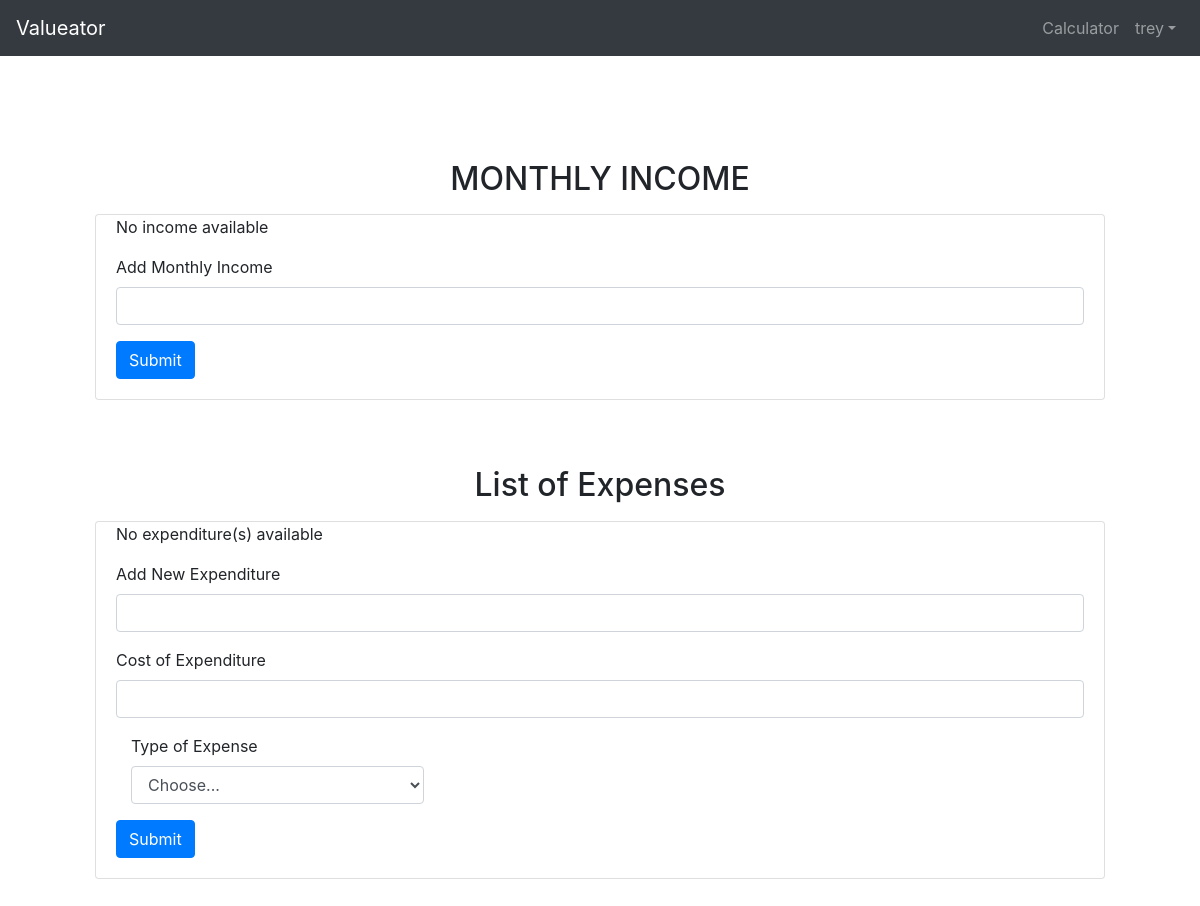
Page /calculator/ (signed in) on the earlier database version.
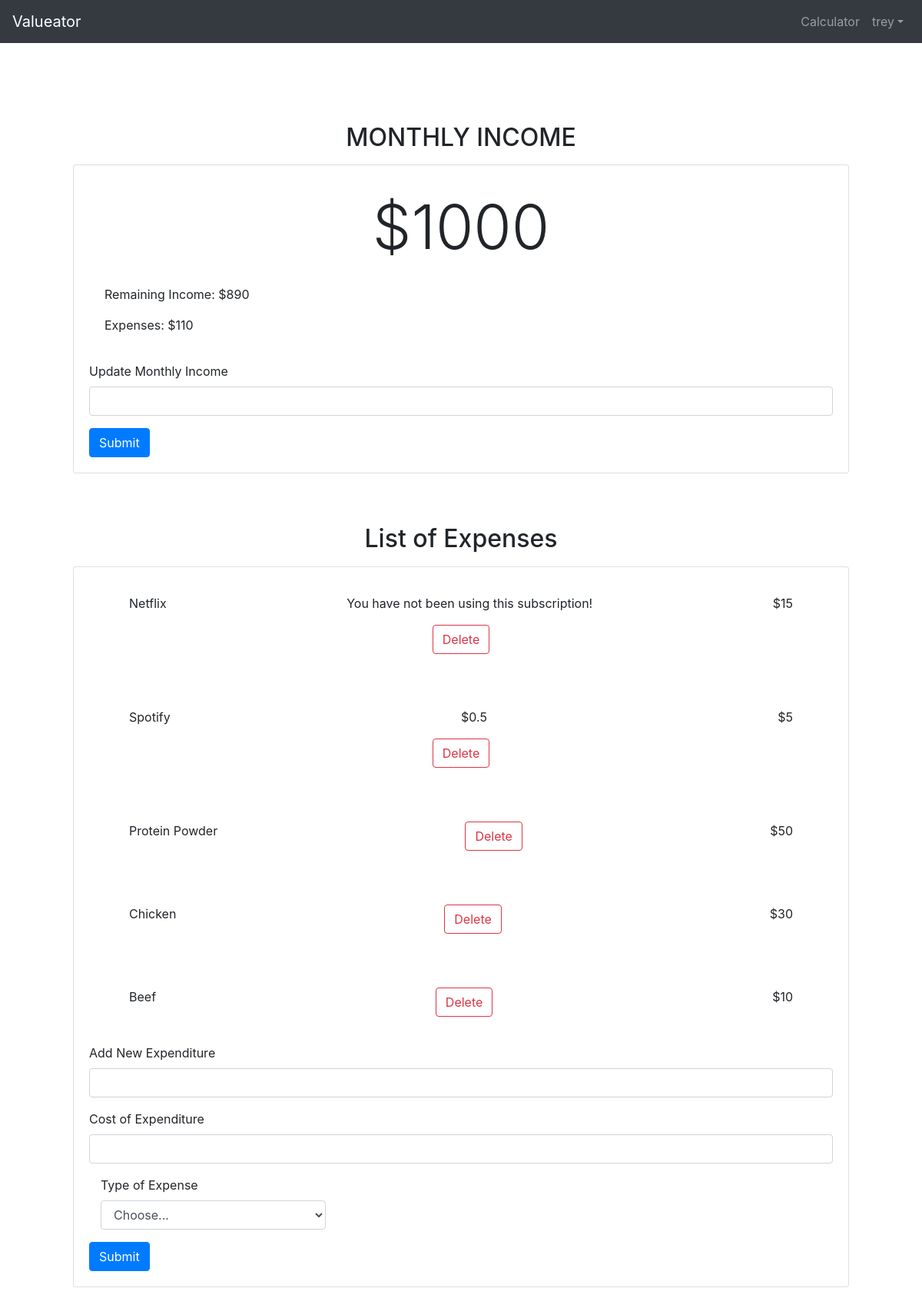
Same page on the later database version.
### Calculator/models.py (models this page shows, shortened)
class Income(models.Model):
    income_text = models.IntegerField(validators=[MinValueValidator(0),MaxValueValidator(1000000)])
    user = models.ForeignKey(settings.AUTH_USER_MODEL, on_delete=models.CASCADE)

class Expenditure(models.Model):
    expenditure_text = models.CharField(max_length=50)
    expenditure_price = models.IntegerField(validators=[MinValueValidator(0),MaxValueValidator(1000000)])
    user = models.ForeignKey(settings.AUTH_USER_MODEL, on_delete=models.CASCADE)
    topic = models.ForeignKey(Topics, on_delete=models.CASCADE, null=True)
    sub_hours = models.IntegerField(validators=[MinValueValidator(0),MaxValueValidator(744)], blank=True, null=True)

### Calculator/views.py (the view)
# urls.py: path('', views.calculator, name='calculator'),
def calculator(request):
    try:
        latest_income_list = Income.objects.get(user = request.user)
        latest_expenditure_list = Expenditure.objects.filter(user = request.user)
        topics_list = Topics.objects.all()
        totalExpenditureCost = 0
        hourly_rate_list = []
        for expense in latest_expenditure_list:
            totalExpenditureCost += expense.expenditure_price
            if expense.topic.topic_text == "Digital Subscription":
                if expense.sub_hours > 0:
                    hourly_rate = expense.expenditure_price/expense.sub_hours
                else:
                    hourly_rate = 0
                hourly_rate_list.append(hourly_rate)
            else:
                hourly_rate_list.append(-1)
        remainingIncome = latest_income_list.income_text - totalExpenditureCost
        fusion = zip(latest_expenditure_list, hourly_rate_list)
        context = {
            'latest_income': latest_income_list,
            'fusion': fusion,
            'topics_list': topics_list,
            'totalExpenditureCost': totalExpenditureCost,
            'remainingIncome': remainingIncome
        }
        print(context)
        return render(request, "Calculator/calculator.html", context)
    except:
        return render(request, "Calculator/calculator.html")

### Calculator/models.py (called while the page is built)
    def __str__(self):
        return self.topic_text

### Calculator/templates/Calculator/calculator.html (shortened to what this page needs)
{% extends 'base.html' %}
{% load static %}
{% block extrahead %}
<link rel="stylesheet" type="text/css" href="{% static 'css/calculator.css' %}">
{% endblock %}
{% block content %}
<div class="page-container" id="page-body">
    {% if user.is_authenticated %}
    <div class='income-section'>
        <h2 class='text-center mb-3'>MONTHLY INCOME</h2>
        <div class='card mb-3'>
        {%if latest_income %}
                <div class='card-body'>
                    <p class='lead'>${{ latest_income.income_text }}</p>
                    <p class='r-income'>Remaining Income: ${{ remainingIncome }}</p>
                    <p class='exp-total'>Expenses: ${{ totalExpenditureCost }}</p>
                </div>
                <form method='POST' action="{% url 'Calculator:addIncome' %}">
                    <div class='form-group'>
                        <label for='add-income'>Update Monthly Income</label>
                        <input class='form-control' id='add-income' name='income_text'>
                    </div>
                    <button type="submit" class="btn btn-primary">Submit</button>
                </form>
        {% else %}
            <p>No income available</p>
            <form method='POST' action="{% url 'Calculator:addIncome' %}">
                <div class='form-group'>
                    <label for='add-income'>Add Monthly Income</label>
                    <input class='form-control' id='add-income' name='income_text'>
                </div>
                <button type="submit" class="btn btn-primary">Submit</button>
            </form>
        {% endif %}
        </div>
    </div>
    <div class='expenditure-list'>
        <h2 class='text-center mb-3'>List of Expenses</h2>
        <div class='card mb-3'>
        {%if fusion %}
            {% for expenditure, hourly in fusion %}
                    <div class='card-body'>
                        <div class='exp-info'>
                            <p class='exp-name'>{{ expenditure.expenditure_text }}</p>
                            <p class='exp-cost'>${{ expenditure.expenditure_price }}</p>
                            {% if hourly > -1 %}
                                {% if hourly == 0 %}
                                    <p>You have not been using this subscription!</p>
                                {% else %}
                                    <p>${{hourly}}</p>
                                {% endif %}
                            {% endif %}
                            <form method='POST' action="{% url 'Calculator:deleteExpenditure' expenditure.id %}">
                                <button type="submit" class="btn btn-outline-danger">Delete</button>
                            </form>
                        </div>
                    </div>
            {% endfor %}
            <form method='POST' action="{% url 'Calculator:addExpenditure' %}">
                <div class='form-group'>
                    <label for='add-expenditure'>Add New Expenditure</label>
                    <input class='form-control' id='add-expenditure' name='expenditure_text'>
                </div>
                <div class='form-group'>
                    <label for='add-expenditure-price'>Cost of Expenditure</label>
                    <input class='form-control' id='add-expenditure-price' name='expenditure_price'>
                </div>
                <div class="form-group col-md-4">
                    <div id="exp-type">
                        <label for="topic_text">Type of Expense</label>
                        <select id="topic_text" class="form-control" name="topic_text">
                        <option selected>Choose...</option>
                        </select>
                    </div>
                </div>
                <button type="submit" class="btn btn-primary">Submit</button>
            </form>
        {% else %}
            <p>No expenditure(s) available</p>
            <form method='POST' action="{% url 'Calculator:addExpenditure' %}">
                <div class='form-group'>
                    <label for='add-expenditure'>Add New Expenditure</label>
                    <input class='form-control' id='add-expenditure' name='expenditure_text'>
                </div>
                <div class='form-group'>
                    <label for='add-expenditure-price'>Cost of Expenditure</label>
                    <input class='form-control' id='add-expenditure-price' name='expenditure_price'>
                </div>
                <div class="form-group col-md-4">
                    <div id="exp-type">
                    <label for="topic_text">Type of Expense</label>
                    <select id="topic_text" class="form-control" name="topic_text">
                      <option selected>Choose...</option>
                    </select>
                    </div>
                </div>
                <button type="submit" class="btn btn-primary">Submit</button>
            </form>
        {% endif %}
        </div>
    </div>
    {% else %}
    <h1>You must login to be able to use the calculator</h1>
    {% endif %}
</div>
{% endblock %}

### templates/base.html (shortened to what this page needs)
{% load static %}
<!DOCTYPE html>
<html lang="en">
<head>
    <link rel="stylesheet" href="https://stackpath.bootstrapcdn.com/bootstrap/4.4.1/css/bootstrap.min.css"
>
{% block extrahead %}{% endblock %}
</head>
<body>
    {% include 'partials/_navbar.html' %}
    <div class="container">
        {% block content %}{% endblock %}
    </div>
</body>
</html>

### templates/partials/_navbar.html (shortened to what this page needs)
<nav class="navbar fixed-top navbar-dark bg-dark navbar-expand-sm navbar-content">
    <a class="navbar-brand" href='/'>Valueator</a>
    <div class="collapse navbar-collapse" id="nav">
    <ul class="navbar-nav ml-auto">
        {% if user.is_authenticated %}
            <li class="nav-item">
                <a class="nav-link" href="/calculator/">Calculator</a>
            </li>
        {% endif %}
            {% if user.is_authenticated %}
            <li class="nav-item dropdown">
                    <a class="nav-link dropdown-toggle" href="#" data-toggle="dropdown">{{ user.username }}</a>
            </li>
    {% else %}
            <li class="nav-item">
                    <a class="nav-link" href="{% url 'General:login' %}">Login/Register</a>
            </li>
    {% endif %}
    </ul>
    </div>
</nav>

### Calculator/static/css/calculator.css (style rules this page uses)
.page-container { margin-top: 10rem; margin-bottom: 50px; margin-right: 50px; margin-left: 50px; }
.card { padding-bottom: 20px; padding-left: 20px; padding-right: 20px; }
.income-section { padding-bottom: 50px; }
.lead { text-align: center; font-size: 80px; }
.exp-info { text-align: center; margin-top: 15px; margin-bottom: 15px; }
.exp-name { display: inline-block; float: left; padding-left: 2rem; }
.exp-cost { display: inline-block; float: right; padding-right: 2rem; }

Differences in the rows shown:
now on this page (row edited): Income: income_text "1000"
now on this page (row edited): Expenditure: expenditure_text "Netflix", expenditure_price "15", shows "You have not been using this subscription!"
now on this page (row edited): Expenditure: expenditure_text "Spotify", expenditure_price "5", hourly "0.5"
now on this page (row unchanged): Expenditure: expenditure_text "Protein Powder", expenditure_price "50"
now on this page (row edited): Expenditure: expenditure_text "Chicken", expenditure_price "30"
now on this page (row unchanged): Expenditure: expenditure_text "Beef", expenditure_price "10"
Other differences:
{{ remainingIncome }}: (not shown) → "890"
{{ totalExpenditureCost }}: (not shown) → "110"
form field topic_text: (not shown) → "Choose..."
form field topic_text: "Choose..." → (not shown)
text no longer shown: "No income available Add Monthly Income No expenditure(s) available"
text now shown: "$ Remaining Income: $ Expenses: $ Update Monthly Income"
